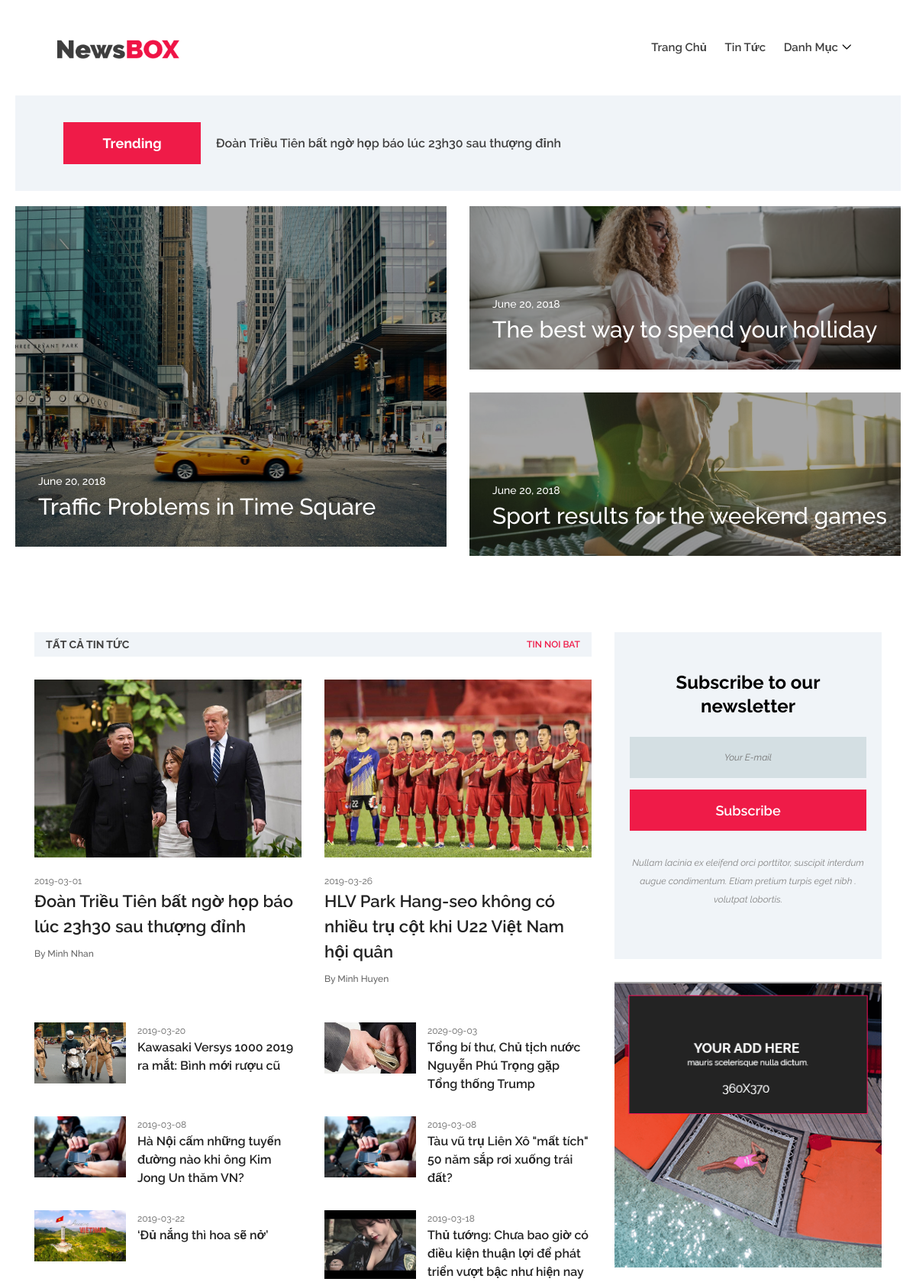
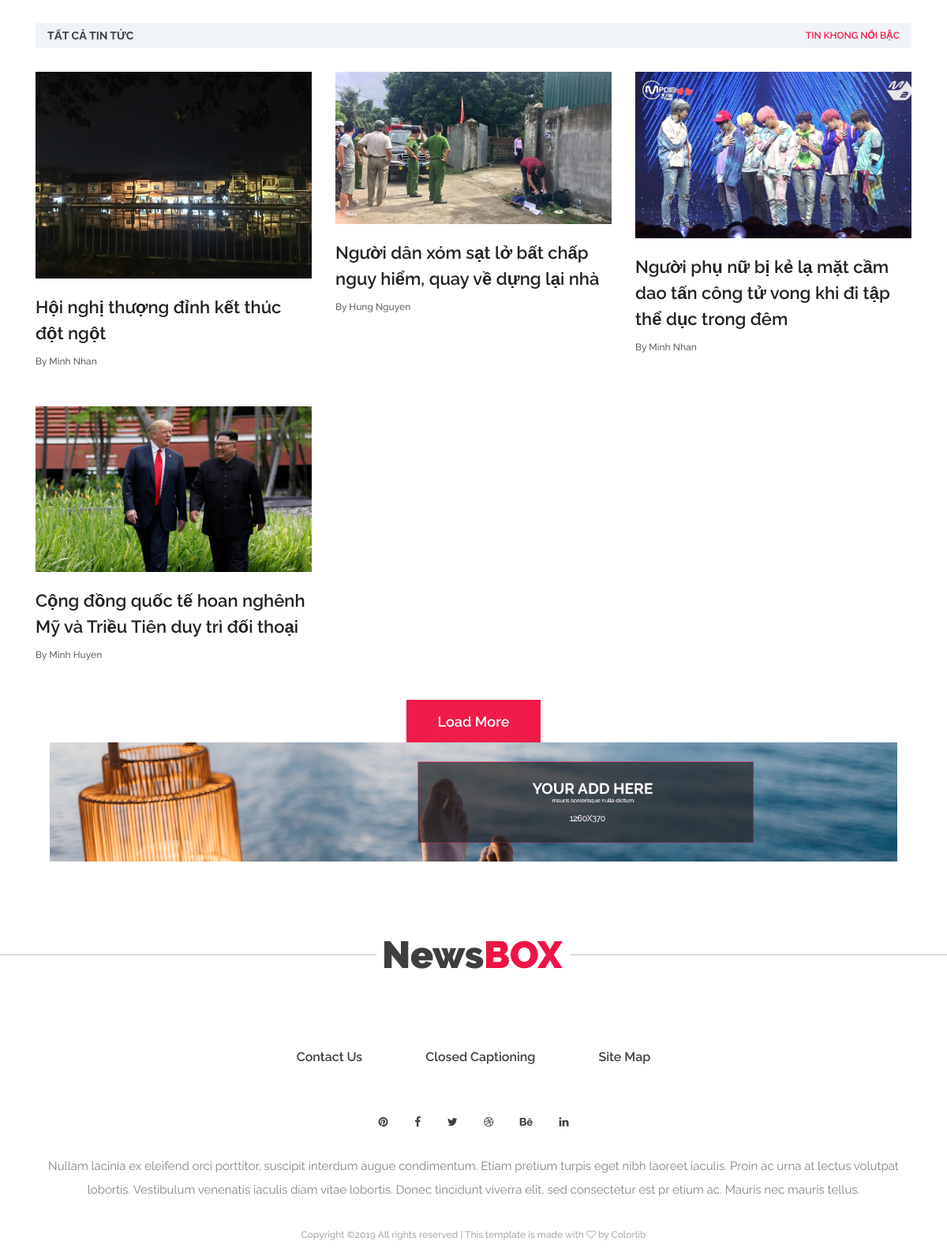
Screenshot of /controller/index.php with the database file from the repository (2 pictures, top to bottom).
### tables this page shows
CREATE TABLE `news` (
  `ID` int(11) NOT NULL,
  `tieude` varchar(100) NOT NULL,
  `noidung` text,
  `hinhanh` text,
  `iddm` int(11) DEFAULT NULL,
  `thoigian` varchar(200) NOT NULL,
  `noibat` tinyint(1) NOT NULL,
  `tacgia` varchar(100) NOT NULL
);

### model/connect.php (called while the page is built, shortened)
<?php
    class connect {
        var $db = NULL;
        function __construct() {
            $dsn = "mysql:host=localhost;dbname=news";
            $user = 'root';
            $pass = 'root';
            $this->db = new PDO($dsn,$user,$pass);
            $this->db->query('set names "utf8"');
            if (!$this->db) {
                return false;
            }
            else {
               return true;
            }
        }
        public function getList($select) {
            $result = $this->db->query($select);
            return $result;
        }
    }
?>

### model/news.php (called while the page is built, shortened)
<?php
    class news
    {
            public function getListPage($from,$to)
            {
                $db = new connect();
                $select = "SELECT * FROM news order by noibat DESC LIMIT $from, $to";
                $result = $db->getList($select);
                return $result;
            }
    }
?>

### view/website/home.php (the view, shortened to what this page needs)
<?php
include "header.php";
?>
<section class="breaking-news-area">
        <div class="container-fluid">
            <div class="row">
                <div class="col-12">
                    <div class="breaking-news-ticker d-flex flex-wrap align-items-center">
                        <div class="title">
                            <h6>Trending</h6>
                        </div>
                        <div id="breakingNewsTicker" class="ticker">
                            <ul>
                            <?php
                            $cate = new news();
                            $dsdm = $cate->getListPage(0,3);
                            foreach ($dsdm as $set) {
                                extract($set);
                                $idcate= $set['ID'];
                                $name= $set['tieude'];
                                echo'<li><a href="?act=chitiet&idcate='.$idcate.'">'.$name.'</a></li>';
                            }
                            ?>
                            </ul>
                        </div>
                    </div>
                </div>
            </div>
        </div>
    </section>
    <div class="hero-area">
        <div class="hero-post-slides owl-carousel">
            <div class="single-slide">
                <div class="container-fluid">
                    <div class="row">
                        <div class="col-12 col-md-6">
                            <div class="single-blog-post style-1" data-animation="fadeInUpBig" data-delay="100ms" data-duration="1000ms">
                                <div class="blog-thumbnail bg-overlay">
                                    <a href="#"><img src="../view/website/img/bg-img/1.jpg" alt=""></a>
                                </div>
                                <div class="blog-content">
                                    <span class="post-date">June 20, 2018</span>
                                    <a href="#" class="post-title">Traffic Problems in Time Square</a>
                                </div>
                            </div>
                        </div>
                        <div class="col-12 col-md-6">
                            <div class="single-blog-post style-1 mb-30" data-animation="fadeInUpBig" data-delay="300ms" data-duration="1000ms">
                                <div class="blog-thumbnail bg-overlay">
                                    <a href="#"><img src="../view/website/img/bg-img/2.jpg" alt=""></a>
                                </div>
                                <div class="blog-content">
                                    <span class="post-date">June 20, 2018</span>
                                    <a href="#" class="post-title">The best way to spend your holliday</a>
                                </div>
                            </div>
                            <div class="single-blog-post style-1" data-animation="fadeInUpBig" data-delay="500ms" data-duration="1000ms">
                                <div class="blog-thumbnail bg-overlay">
                                    <a href="#"><img src="../view/website/img/bg-img/3.jpg" alt=""></a>
                                </div>
                                <div class="blog-content">
                                    <span class="post-date">June 20, 2018</span>
                                    <a href="#" class="post-title">Sport results for the weekend games</a>
                                </div>
                            </div>
                        </div>
                    </div>
                </div>
            </div>
        </div>
    </div>
    <section class="intro-news-area section-padding-100-0 mb-70">
        <div class="container">
            <div class="row justify-content-center">
                <div class="col-12 col-lg-8">
                    <div class="intro-news-tab">
                        <div class="intro-news-filter d-flex justify-content-between">
                            <h6>Tất cả Tin Tức</h6>
                            <nav>
                                <div class="nav nav-tabs" id="nav-tab" role="tablist">
                                    <a class="nav-item nav-link active" id="nav1" data-toggle="tab" href="" role="tab" aria-controls="nav-1" aria-selected="true">Tin Noi Bat</a>
                            </nav>
                        </div>
                        <div class="tab-content" id="nav-tabContent">
                            <div class="tab-pane fade show active" id="nav-1" role="tabpanel" aria-labelledby="nav1">
                                <div class="row">
                                    <?php
                                        $speci = new news();
                                        $dsspeci = $speci->getListPage(0,2);
                                        foreach ($dsspeci as $spe) {
                                            extract($spe);
                                            $id = $spe['ID'];
                                            $name = $spe['tieude'];
                                            $times = $spe['thoigian'];
                                            $author = $spe['tacgia'];
                                            $hinh = '../view/upload/'.$spe['hinhanh'];
                                            if(is_file($hinh)){
                                                $hinh=$hinh;
                                            }else{
                                                $hinh="no data";
                                            }
                                            echo '<div class="col-12 col-sm-6">
                                            <div class="single-blog-post style-2 mb-5">
                                            <div class="blog-thumbnail">
                                                    <a href="?act=chitiet&idcate='.$id.'"><img src="'.$hinh.'" alt=""></a>
                                                </div>
                                                <div class="blog-content">
                                                    <span class="post-date">'.$times.'</span>
                                                    <a href="?act=chitiet&idcate='.$id.'" class="post-title">'.$name.'</a>
                                                    <a href="?act=chitiet&idcate='.$id.'" class="post-author">By '.$author.'</a>
                                                </div>
                                            </div>
                                        </div>';
                                        }  ?>
                                        <?php
                                            $specimin = new news();
                                            $dsspecimin = $specimin->getListPage(3,6);
                                            foreach ($dsspecimin as $spem){
                                                extract($spem);
                                                $id = $spem['ID'];
                                                $name = $spem['tieude'];
                                                $times = $spem['thoigian'];
                                                $hinh = '../view/upload/'.$spem['hinhanh'];
                                                if(is_file($hinh)){
                                                    $hinh=$hinh;
                                                }else{
                                                    $hinh="no data";
                                                }
                                                echo '<div class="col-12 col-sm-6">
                                                            <div class="single-blog-post d-flex style-4 mb-30">
                                                                <div class="blog-thumbnail">
                                                                    <a href="?act=chitiet&idcate='.$id.'"><img src="'.$hinh.'" alt=""></a>
                                                                </div>
                                                                <div class="blog-content">
                                                                    <span class="post-date">'.$times.'</span>
                                                                    <a href="?act=chitiet&idcate='.$id.'" class="post-title">'.$name.'</a>
                                                                </div>
                                                            </div>
                                                        </div>   ';
                                                }
                                            ?>
                                </div>
                            </div>
                        </div>
                    </div>
                </div>
                <div class="col-12 col-sm-9 col-md-6 col-lg-4">
                    <div class="sidebar-area">
                        <div class="single-widget-area newsletter-widget mb-30">
                            <h4>Subscribe to our newsletter</h4>
                            <form action="#" method="post">
                                <input type="email" name="nl-email" id="nlemail" placeholder="Your E-mail">
                                <button type="submit" class="btn newsbox-btn w-100">Subscribe</button>
                            </form>
                            <p class="mt-30">Nullam lacinia ex eleifend orci porttitor, suscipit interdum augue condimentum. Etiam pretium turpis eget nibh . volutpat lobortis.</p>
                        </div>
                        <div class="single-widget-area add-widget mb-30">
                            <a href="#">
                                <img src="../view/website/img/bg-img/add3.png" alt="">
                            </a>
                        </div>
                    </div>
                </div>
            </div>
        </div>
    </section>
    <div class="container">
        <div class="intro-news-filter d-flex justify-content-between">
            <h6>Tất cả Tin Tức</h6>
            <nav>
                <div class="nav nav-tabs" id="nav-tab" role="tablist">
                    <a class="nav-item nav-link active" id="nav1" data-toggle="tab" href="#nav-1" role="tab" aria-controls="nav-1" aria-selected="true">Tin Khong Nổi Bậc</a>
            </nav>
        </div>
    </div>
    <div class="top-news-area section-padding-100">
        <div class="container">
            <div class="row">
                        <?php
                        $tin = new news();
                        $tinbt = $tin->getListPage(9,6);
                        foreach ($tinbt as $set){
                            extract($set);
                            $name = $set['tieude'];
                            $day = $set['ngaythang'];
                            $author = $set['tacgia'];
                            $hinh = '../view/upload/'.$set['hinhanh'];
                                if(is_file($hinh)){
                                    $hinh=$hinh;
                                }else{
                                    $hinh="no data";
                                }
                                echo'<div class="col-12 col-sm-6 col-lg-4">
                                        <div class="single-blog-post style-2 mb-5">
                                            <div class="blog-thumbnail">
                                                <a href="#"><img src="'.$hinh.'" alt=""></a>
                                            </div>
                                            <div class="blog-content">
                                                <span class="post-date">'.$day.'</span>
                                                <a href="#" class="post-title">'.$name.'</a>
                                                <a href="#" class="post-author">By '.$author.'</a>
                                            </div>
                                        </div>
                                    </div> ';
                        }
                        ?>
                <div class="col-12">
                    <div class="load-more-button text-center">
                        <a href="#" class="btn newsbox-btn">Load More</a>
                    </div>
                </div>
            </div>
        </div>
    </div>
    <div class="big-add-area mb-100">
        <div class="container-fluid">
            <a href="#"><img src="../view/website/img/bg-img/add2.png" alt=""></a>
        </div>
    </div>
<?php
    include "footer.php";
?>

### rows the page displays
news: tieude "Đoàn Triều Tiên bất ngờ họp báo lúc 23h30 sau thượng đỉnh", hinhanh (picture), thoigian "2019-03-01", tacgia "Minh Nhan"
news: hinhanh (picture), thoigian "2019-03-26", tieude "HLV Park Hang-seo không có nhiều trụ cột khi U22 Việt Nam hội quân", tacgia "Minh Huyen"
news: hinhanh (picture), thoigian "2019-03-20", tieude "Kawasaki Versys 1000 2019 ra mắt: Bình mới rượu cũ"
news: hinhanh (picture), thoigian "2029-09-03", tieude "Tổng bí thư, Chủ tịch nước Nguyễn Phú Trọng gặp Tổng thống Trump"
news: hinhanh (picture), thoigian "2019-03-08", tieude "Hà Nội cấm những tuyến đường nào khi ông Kim Jong Un thăm VN?"
news: hinhanh (picture), thoigian "2019-03-08", tieude "Tàu vũ trụ Liên Xô \"mất tích\" 50 năm sắp rơi xuống trái đất?"
news: hinhanh (placeholder picture), thoigian "2019-03-22", tieude "‘Đủ nắng thì hoa sẽ nở’"
news: hinhanh (placeholder picture), thoigian "2019-03-18", tieude "Thủ tướng: Chưa bao giờ có điều kiện thuận lợi để phát triển vượt bậc như hiện nay"
news: hinhanh (picture), tieude "Hội nghị thượng đỉnh kết thúc đột ngột", tacgia "Minh Nhan"
news: hinhanh (picture), tieude "Người dân xóm sạt lở bất chấp nguy hiểm, quay về dựng lại nhà", tacgia "Hung Nguyen"
news: hinhanh (picture), tieude "Người phụ nữ bị kẻ lạ mặt cầm dao tấn công tử vong khi đi tập thể dục trong đêm", tacgia "Minh Nhan"
news: hinhanh (picture), tieude "Cộng đồng quốc tế hoan nghênh Mỹ và Triều Tiên duy trì đối thoại", tacgia "Minh Huyen"
